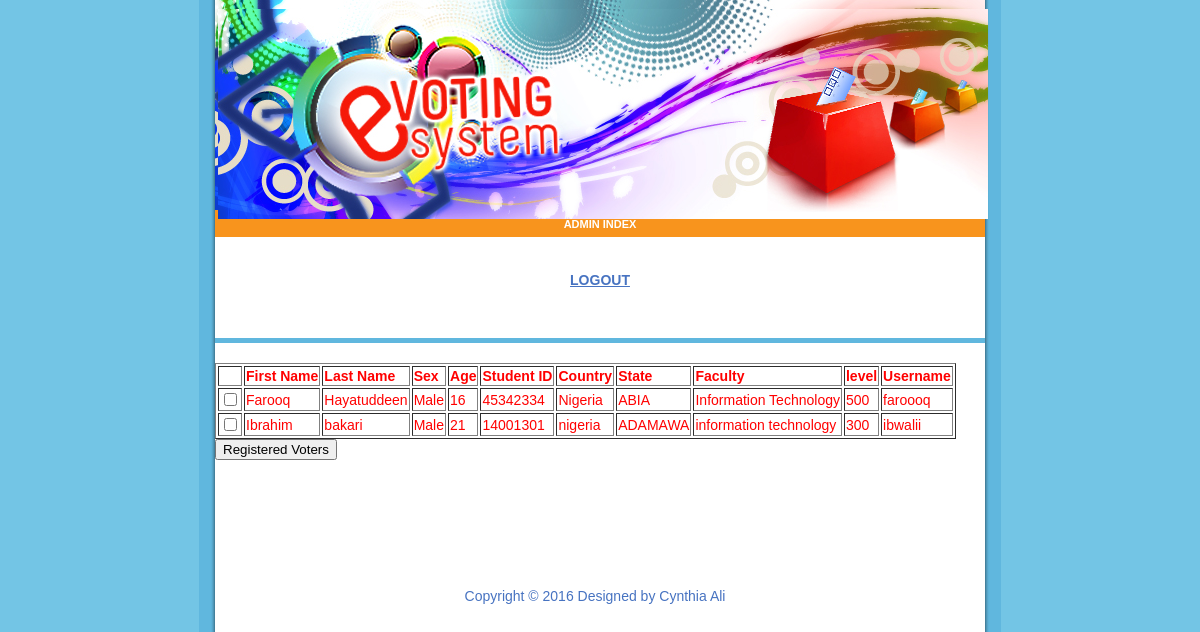
Page /viewvoters.php (signed in) on the committed database.
### tables this page shows
CREATE TABLE IF NOT EXISTS `voter` (
  `First_name` varchar(30) NOT NULL,
  `Last_name` varchar(30) NOT NULL,
  `sex` varchar(10) NOT NULL,
  `Age` varchar(15) NOT NULL,
  `photo` varchar(100) NOT NULL,
  `Address` text NOT NULL,
  `Student_id` varchar(15) NOT NULL,
  `country` varchar(20) NOT NULL,
  `state` varchar(20) NOT NULL,
  `state_nonindigene` varchar(20) NOT NULL,
  `phone` varchar(15) NOT NULL,
  `e_mail` varchar(30) NOT NULL,
  `faculty` varchar(40) NOT NULL,
  `level` varchar(15) NOT NULL,
  `username` varchar(20) NOT NULL,
  `Voters_id` int(15) NOT NULL AUTO_INCREMENT,
  PRIMARY KEY (`Voters_id`)
);

### viewvoters.php (the view, shortened to what this page needs)
<?php
if (!isset($_SESSION['admin']))
{
	echo "<br><h2><div  class=head1>You are not Logged On Please Login to Access this Page</div></h2>";
	echo "<a href=Admin_login.php><h3 align=center>Click Here for Login</h3></a>";
	exit();
}
else
{
?>
<!DOCTYPE html PUBLIC "-//W3C//DTD XHTML 1.0 Strict//EN" "http://www.w3.org/TR/xhtml1/DTD/xhtml1-strict.dtd">
<html xmlns="http://www.w3.org/1999/xhtml">
<head>
<link href="default.css" rel="stylesheet" type="text/css" />
</head>
<body>
<div id="header">
  <table width="200" align="center">
    <tr>
      <td height="224"><img src="images/header1.jpg" alt="" width="770" height="210" /></td>
    </tr>
  </table>
</div>
<div id="menu">
	<ul>
	    <div align="center"><a href="Admin_index.php">Admin Index
	    </a></div>
	</ul>
</div>
<div id="content">
  <div id="left">
    <p align="right" style="text-align:center; color:#60B7DE;">	<a href="logout.php">LOGOUT</a></p>
</div>
	<p>&nbsp;</p>
</div>
<div id="footer">
  <p><form action=view.php method=POST>
<?php
	$qrysel="select * from voter";
	$rs=mysql_query($qrysel);
	echo "<table border=1>";
	echo "<tr>
		<th></th><th>First Name</th>
		<th>Last Name</th><th>Sex</th><th>Age</th>
		<th>Student ID</th><th>Country</th><th>State</th><th>Faculty</th><th>level</th><th>Username</th>";
	while($v=mysql_fetch_array($rs))
	{
		echo"<tr>";
		echo "<td><input type=checkbox name=chkd".$v['First_name']." value=".$v['First_name']."></td>";
		echo "<td><input type=hidden name=txtq".$v['First_name']." value=".$v['First_name'].">".$v['First_name']."</td>";
		echo "<td><input type=hidden name=txtq".$v['First_name']." value=".$v['Last_name'].">".$v['Last_name']."</td>";
		echo "<td><input type=hidden name=txtq".$v['First_name']." value=".$v['sex'].">".$v['sex']."</td>";
		echo "<td><input type=hidden name=txtt".$v['First_name']." value=".$v['Age'].">".$v['Age']."</td>";
		echo "<td>".$v[6]."</td>";
		echo "<td><input type=hidden name=txtt".$v['First_name']." value=".$v['country'].">".$v['country']."</td>";
		echo "<td><input type=hidden name=txtt".$v['First_name']." value=".$v['state'].">".$v['state']."</td>";
		echo "<td><input type=hidden name=txtt".$v['First_name']." value=".$v['faculty'].">".$v['faculty']."</td>";
		echo "<td><input type=hidden name=txtt".$v['First_name']." value=".$v['level'].">".$v['level']."</td>";
		echo "<td><input type=hidden name=txtt".$v['First_name']." value=".$v['username'].">".$v['username']."</td>";
	}
	echo "</table>";
?>
<input type="submit" name="s1" value="Registered Voters">
</form>&nbsp;</p>
  <p>&nbsp;</p>
  <p>&nbsp;</p>
	<p>Copyright &copy; 2016 Designed by Cynthia Ali</p>
</div>
</body>
</html>
<?php
}
?>

### default.css (style rules this page uses)
body { margin: 0px; padding: 0px; background: #73C5E5 url(images/img01.gif) repeat-y center top; text-align: justify; font-family: Arial, Helvetica, sans-serif; font-size: 14px; color: #FF0000; }
a { font-weight: bold; color: #4773C1; }
#header { width: 770px; height:210px; margin: 0px auto; background: #FFFBFD url(Electronic_voting_system_rmx/images/header1.jpg) repeat-x left top; padding: 0px; }
#menu { width: 770px; margin: 0px auto; padding: 5px 0px 6px 0px; background-color: #f8941d; }
#menu ul { margin: 0px; padding: 0px; list-style: none; }
#menu a { padding: 5px 15px; text-transform: uppercase; text-decoration: none; font-size: 11px; font-weight: bold; color: #FFFFFF; }
#content { width: 770px; margin: 0px auto; padding: 20px 0px 0px 0px; }
#content p, #content ul, #content ol { line-height: 140%; }
#left { float: left; width: 100%; padding: 0; }
#footer { clear: both; width: 770px; margin: 0px auto; border-top: 5px solid #60B7DE; }
#footer p { margin: 0px; padding: 20px 10px 0px 0px; color: #4773C1; text-align:center; }

### rows in the picture
voter: First_name "Farooq", Last_name "Hayatuddeen", sex "Male", Age "16", Student "45342334", country "Nigeria", state "ABIA", faculty "Information Technology", level "500", username "faroooq"
voter: First_name "Ibrahim", Last_name "bakari", sex "Male", Age "21", Student "14001301", country "nigeria", state "ADAMAWA", faculty "information technology", level "300", username "ibwalii"
